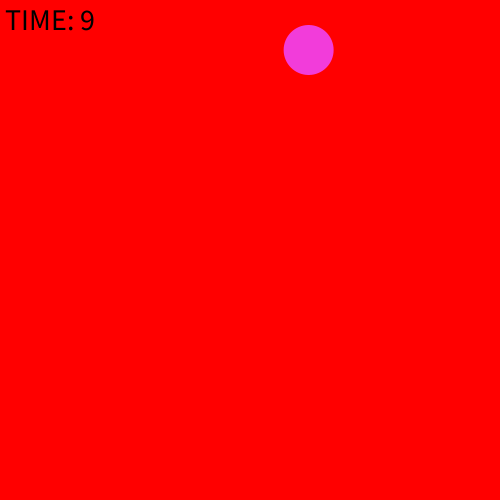
Frame 1 (no input)
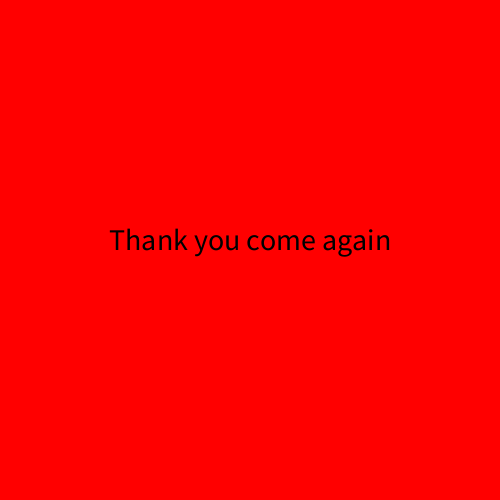
Frame 60 (the mouse pressed at the canvas centre just before this capture)
Frame 120 (the mouse held since frame 60 and released just before this capture): identical to frame 60, image omitted

The Processing sketch that drew these frames (run headless with seeded random() and noise(); from frame 60 on, the mouse is pressed at the canvas centre):

// Processing sketch: processing_140759
// ── processing_140759.pde

float timer = 10;
int PLAY = 0;
int Victory= 1;
int Loss = 2;
int gamestate = 0;
int bounce = 0;
boolean up = false;
float mouseDist = 0;
ball game = new ball();
 
void setup(){
  size(500,500);
  textSize(30);
  frameRate(30);
}
 
void draw(){
  background(255, 0, 0);
  mouseDist = dist(game.x, game.y, mouseX, mouseY);
  if(gamestate == PLAY){
    timer = timer - (1.0 / 30.0);
    if(timer <= 0){
      timer = 0;
    }
     
    if(bounce%2 == 0){
     game.xspeed = -5;
    }
     
    else{
      game.xspeed = 5;
    }
     
    if(game.x <= 0+game.r/2){
      game.x = game.x + abs(game.xspeed);
    }   
     
    if(game.x >= width-game.r/2){
      game.x = game.x - abs(game.xspeed);
    } 
     
    if(game.y >= height-game.r/2){
      game.y = height-game.r/2;
      game.yspeed = 0;
      game.xspeed = 0;
    }
     
    if(timer == 0 && game.y < height){
      gamestate = Victory;
    }
     
    if(game.y >= height-game.r/2 && timer > 0){
      gamestate = Loss;
    }
     
    noStroke();
    fill(random(255), random(255), random(255));
    ellipse(game.x,game.y,game.r,game.r);
    fill(0);
    text("TIME: " + (int)timer, 5, 30);
     
    if(up == false){
      game.y = game.y + game.yspeed;
      game.x = game.x + game.xspeed;
    }
     
    if(game.y <= 0+game.r/2){
      up = false;
    }
     
    if(up){
      game.y = game.y - game.yspeed;
      game.x = game.x - game.xspeed;
    }
  }
   
  if(gamestate == Loss){
    background(255,0,0);
    textAlign(CENTER);
    fill(0);
    textSize(30);
    text("Thank you come again", width/2, height/2);
  }
   
  if(gamestate == Victory){
    background(0,255,0);
    textAlign(CENTER);
    fill(0);
    textSize(50);
    text("Too easy", width/2, height/2);
  }
}
 
class ball{
  float r = 50;
  float x = random(0+r,500-r);
  float y = 50;
  float yspeed = random(10,20);
  float xspeed = 0;
}
 
void mouseReleased(){
  if(mouseDist < game.r){
    up = true;
    bounce++;
  }
}
